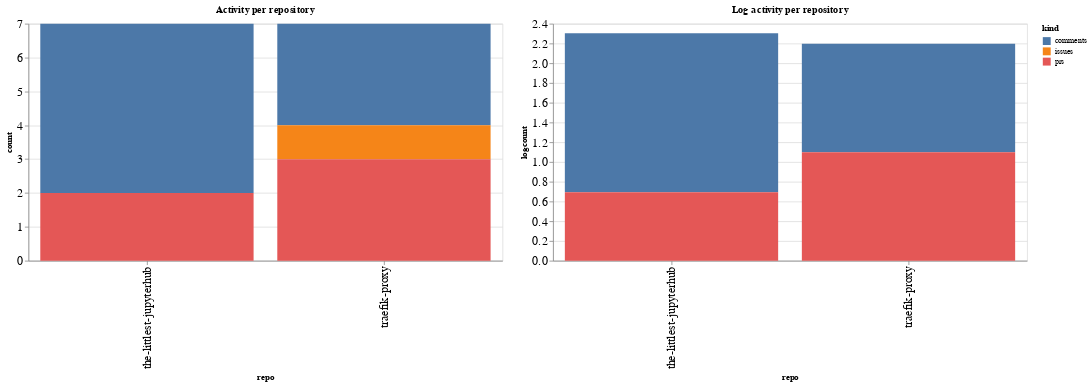

Notebook cell for this chart:
### Code cell
ch1 = alt.Chart(repo_summaries, width=600, title="Activity per repository").mark_bar().encode(
    x='repo',
    y='count',
    color='kind',
    tooltip="kind"
)

ch2 = alt.Chart(repo_summaries, width=600, title="Log activity per repository").mark_bar().encode(
    x='repo',
    y='logcount',
    color='kind',
    tooltip="kind"
)

ch1 | ch2

### Figure 1 — Vega-Lite specification as saved in the notebook (floating-point values rounded to 4 significant figures)
{"config": {"axisLeft": {"labelFontSize": 15}, "axisBottom": {"labelFontSize": 15}}, "hconcat": [{"mark": "bar", "encoding": {"color": {"type": "nominal", "field": "kind"}, "tooltip": {"type": "nominal", "field": "kind"}, "x": {"type": "nominal", "field": "repo"}, "y": {"type": "quantitative", "field": "count"}}, "title": "Activity per repository", "width": 600}, {"mark": "bar", "encoding": {"color": {"type": "nominal", "field": "kind"}, "tooltip": {"type": "nominal", "field": "kind"}, "x": {"type": "nominal", "field": "repo"}, "y": {"type": "quantitative", "field": "logcount"}}, "title": "Log activity per repository", "width": 600}], "data": {"name": "data-d21cf4a73ed5057aae19b6d588a321a3"}, "$schema": "https://vega.github.io/schema/vega-lite/v4.8.1.json", "datasets": {"data-d21cf4a73ed5057aae19b6d588a321a3": [{"repo": "the-littlest-jupyterhub", "kind": "comments", "count": 5, "logcount": 1.609}, {"repo": "the-littlest-jupyterhub", "kind": "prs", "count": 2, "logcount": 0.6931}, {"repo": "traefik-proxy", "kind": "comments", "count": 3, "logcount": 1.099}, {"repo": "traefik-proxy", "kind": "issues", "count": 1, "logcount": 0.0}, {"repo": "traefik-proxy", "kind": "prs", "count": 3, "logcount": 1.099}]}}
